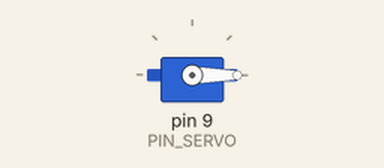
This sketch was run on a simulated Arduino Uno, built with avr-gcc and run on an emulated ATmega328P. Shown: servo.

Above: at 0.85 s.
At 2.45 s:
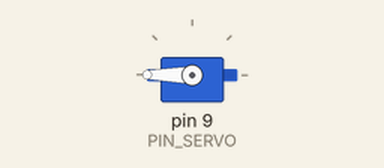
At 4.0 s:
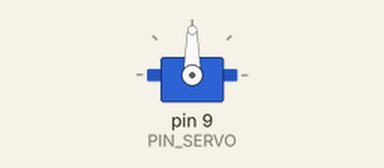
Timing chart, 0 to 8.2 s (numbered marks = the images above):
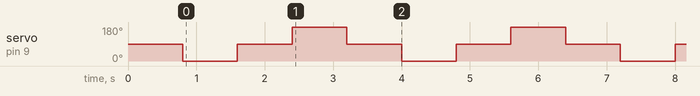

Measured:
- by itself, servo on pin 9 (PIN_SERVO): repeats every 3.2 s: 90° 0.80 s, 180° 0.80 s, 90° 0.80 s, 0° 0.80 s

The sketch:

U1-P03-mover-servo.ino
```cpp
/* ============================================================
   MANUAL EDUCATIVO DE SISTEMAS EMBEBIDOS
   Unidad 1 - Arduino Uno R3
   PRACTICA U1-P03 - Mover un servomotor
   ------------------------------------------------------------
   Objetivo:  comandar un actuador con posicion controlada y
              reconocer la necesidad de alimentacion externa.
   Materiales: placa, servo SG90, fuente externa de 5 V o
              portapilas, protoboard y cables.
   Montaje:   senal (naranjo/amarillo) -> pin 9
              rojo   -> +5 V de la FUENTE EXTERNA
              cafe/negro -> GND de la fuente externa
   ------------------------------------------------------------
   ATENCION: la tierra de la fuente externa DEBE unirse al GND
   de la placa. Sin referencia comun el servo no recibe bien la
   senal. Alimentar el servo desde el pin 5V provoca reinicios.
   ------------------------------------------------------------
   Autor: Francisco J. Agurto
   ============================================================ */

#include <Servo.h>     // biblioteca incluida por omision en el IDE

// ---- Objeto y constantes -----------------------------------
Servo miServo;

const byte          PIN_SERVO   = 9;     // la biblioteca Servo usa el
                                         // temporizador de los pines 9 y 10:
                                         // mientras se controla un servo,
                                         // esos pines pierden el PWM.
const unsigned long T_MOVIMIENTO = 800;  // pausa para dar tiempo al giro

// ============================================================
//  CONFIGURACION
// ============================================================
void setup() {
  miServo.attach(PIN_SERVO);
  miServo.write(90);          // posicion central de partida
  delay(T_MOVIMIENTO);
}

// ============================================================
//  CICLO PRINCIPAL
// ============================================================
void loop() {
  miServo.write(0);           // extremo inferior del recorrido
  delay(T_MOVIMIENTO);

  miServo.write(90);          // centro
  delay(T_MOVIMIENTO);

  miServo.write(180);         // extremo superior del recorrido
  delay(T_MOVIMIENTO);

  miServo.write(90);          // regreso al centro
  delay(T_MOVIMIENTO);
}

/* ------------------------------------------------------------
   QUE DEBE OCURRIR
   El eje gira hasta cada posicion y se mantiene alli,
   resistiendo pequenas fuerzas externas. Un zumbido permanente
   indica que el servo esta forzando contra un tope mecanico:
   se debe reducir el rango (por ejemplo, de 10 a 170 grados).

   PARA PENSAR
   Un servo estandar solo recorre unos 180 grados. Por que esa
   limitacion es una ventaja en un brazo mecanico y una
   desventaja en una rueda?
   ------------------------------------------------------------ */
```
